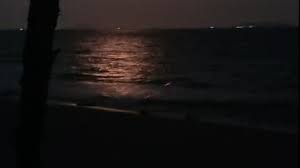
#> input picture img/night.jpeg, 300 x 168 px
$ python 09.opencv_threshold.py
#> lines starting #> are read from the running program, lines starting #| are printed output that depends on the picture; after the words box and inside, x2 and y2 are one past the last pixel; in counts of white or black regions, pixels touching at a corner belong together
# 阈值算法：二值算法。将图像分为黑与白
import cv2

gray=cv2.imread("../img/night.jpeg",cv2.IMREAD_GRAYSCALE)
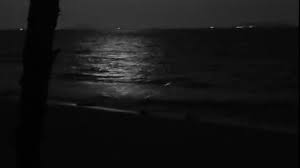
#> gray: shape (168, 300); min 0, max 152, mean 20.9
# 1.阈值为10，最大灰度255
ret,binary=cv2.threshold(gray,10,255,cv2.THRESH_BINARY)
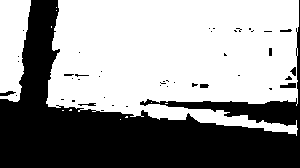
#> binary: shape (168, 300); 58.4% white; 44 black regions (36 under 20 px), largest, box (x1, y1, x2, y2) and area: (0, 0, 300, 168) 20530, (280, 83, 296, 88) 64, (0, 91, 16, 96) 47

# 2.自适应阈值算法，每个区独立计算阈值
# 因为图片明暗不均，很难确定固定阈值
# 所以将图片分成好多个区。光照弱的地方阈值小，光照强的地方阈值大
binary_adaptive=cv2.adaptiveThreshold(
    gray,255,cv2.ADAPTIVE_THRESH_GAUSSIAN_C,cv2.THRESH_BINARY,115,1) # 区域大小115个像素
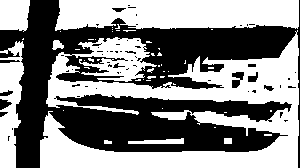
#> binary_adaptive: shape (168, 300); 52.4% white; 59 black regions (48 under 20 px), largest, box (x1, y1, x2, y2) and area: (0, 0, 300, 168) 23253, (232, 72, 244, 88) 126, (0, 99, 12, 110) 80

#3.大津算法OTSU：自动计算阈值，使得计算出的 灰度差异 最大化，不需要人为确定阈值。本质是聚类分析算法
ret1,binary_otsu=cv2.threshold(gray,0,255,cv2.THRESH_BINARY+cv2.THRESH_OTSU)
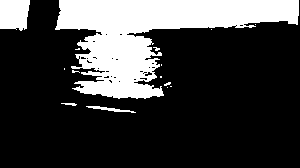
#> binary_otsu: shape (168, 300); 24% white; 15 white regions (11 under 20 px), largest, box (x1, y1, x2, y2) and area: (55, 0, 299, 99) 11078, (0, 0, 30, 31) 820, (86, 106, 136, 113) 121, (61, 103, 77, 106) 30
#> ret1 = 31

print(ret)     # 10
cv2.imshow("gray",gray)
cv2.imshow("binary",binary)
cv2.imshow("binary_adaptive",binary_adaptive)
cv2.imshow("binary_otsu",binary_otsu)
cv2.waitKey()
